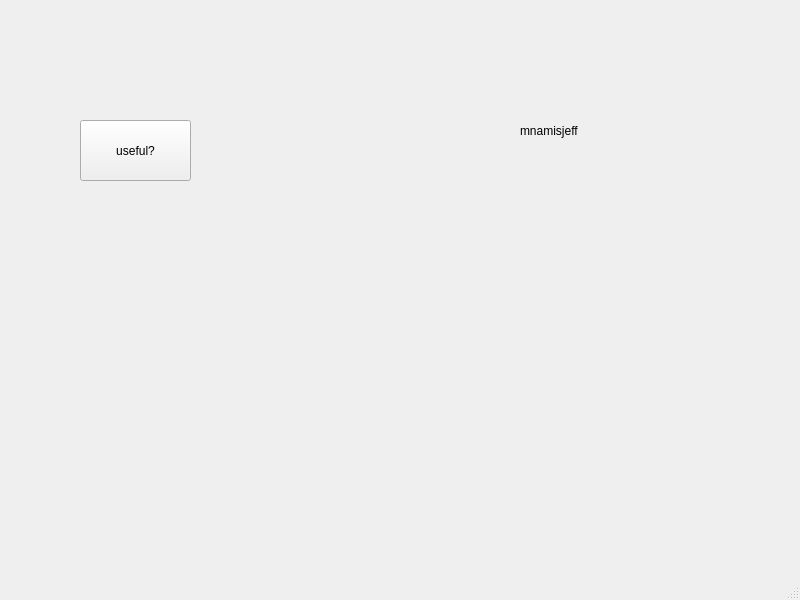
<?xml version="1.0" encoding="UTF-8"?>
<ui version="4.0">
 <class>MainWindow</class>
 <widget class="QMainWindow" name="MainWindow">
  <property name="geometry">
   <rect>
    <x>0</x>
    <y>0</y>
    <width>800</width>
    <height>600</height>
   </rect>
  </property>
  <property name="windowTitle">
   <string>MainWindow</string>
  </property>
  <widget class="QWidget" name="centralwidget">
   <widget class="QWidget" name="graph" native="true">
    <property name="geometry">
     <rect>
      <x>170</x>
      <y>270</y>
      <width>211</width>
      <height>181</height>
     </rect>
    </property>
   </widget>
   <widget class="QLabel" name="label1">
    <property name="geometry">
     <rect>
      <x>520</x>
      <y>100</y>
      <width>191</width>
      <height>61</height>
     </rect>
    </property>
    <property name="text">
     <string>mnamisjeff</string>
    </property>
   </widget>
   <widget class="QPushButton" name="button1">
    <property name="geometry">
     <rect>
      <x>80</x>
      <y>120</y>
      <width>111</width>
      <height>61</height>
     </rect>
    </property>
    <property name="text">
     <string>useful?</string>
    </property>
   </widget>
  </widget>
  <widget class="QMenuBar" name="menubar">
   <property name="geometry">
    <rect>
     <x>0</x>
     <y>0</y>
     <width>800</width>
     <height>21</height>
    </rect>
   </property>
  </widget>
  <widget class="QStatusBar" name="statusbar"/>
 </widget>
 <resources/>
 <connections/>
</ui>
